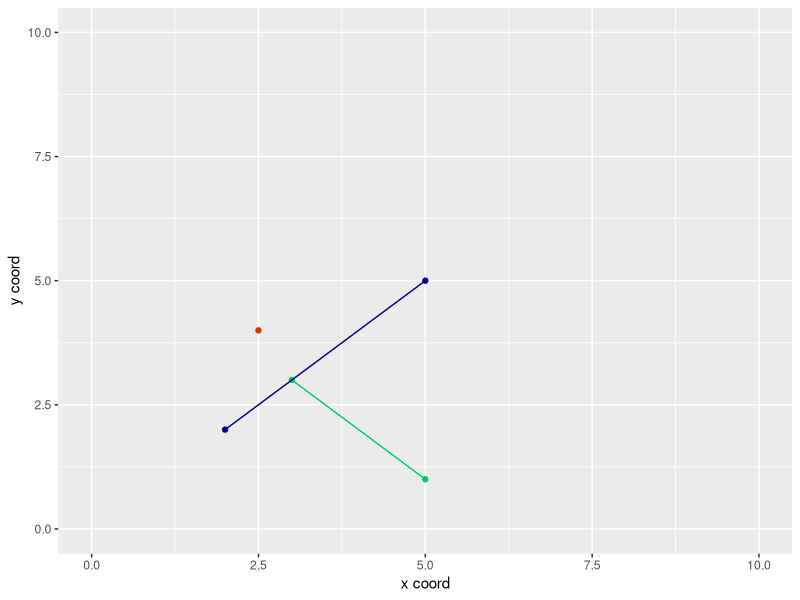

Recreate this plot in R.
setwd("~/wrk/algo/point-in-polygon/")
rm(list = ls())
library(ggplot2)
library(purrr)

# 2d vector cross product function
cross = function(a, b) {
  ## positive = b turns left if placed from head of a
  ## zero     = b does not turn, its same angle as a
  ## negative = b turns right if placed from head of a
  a[[1]] * b[[2]] - a[[2]] * b[[1]]
}

# determine if a point is on left of a line
is_on_left = function(p,s1,s2) {
  if (cross(p-s1,p-s2) > 0) return(TRUE) 
  return(FALSE)
}
# determine if a point is on right of a line
is_on_right = function(p,s1,s2) {
  if (cross(p-s1,p-s2) < 0) return(TRUE) 
  return(FALSE)
}

two.segment.intersect = function(a, b,c,d) {
  ## line segment intersection test
  # The two segments are a-b and c-d
  # Case 1: two segments lie on same line and intersect infinitely many points
  # Case 2: segments have a common vertex that is the only intersection points
  # Case 3: there is one intersection point that is not a vertex of
  #         any line segment
  stopifnot(length(a) == length(b) && length(b)== length(c) 
            && length(c) == length(d) && length(a) == 2)
  case1 = FALSE
  case2 = FALSE
  case3 = FALSE
  EPSILON = 1e-9
  # Case 1 - both line segments fall on same line and overlap
  # do vec cross product
  # sort points by x and y
  # check if other segment's point occurs before second point
  # of first segment
  if (abs(cross(b-a, d-c)) < EPSILON) {
    # sort pts
    pts = rbind(a,b,c,d) 
    pts = data.frame(pts)
    colnames(pts) = c("x","y")
    pts = pts[order(pts$y, decreasing = TRUE), ]
    pts = pts[order(pts$x, decreasing = TRUE), ]
    # check if either first two points or last two points
    # equal the points of one of the line segments
    # @NOTE: this == should be fine since we are doing equality of 
    # a float with itself, not a float with a different float 
    seg1 = rbind(a,b)
    check1 = sum(seg1 == pts[3:4,]) == 4 || sum(seg1 == pts[1:2,]) == 4
    # check if either first two points or last two points
    # equal the points of one of the line segments *in reversed order* 
    seg1 = rbind(b,a)
    check2 = sum(seg1 == pts[3:4,]) == 4 || sum(seg1 == pts[1:2,]) == 4
    if (check1 && check2 == FALSE) {
      print("case1 (overlapping segments w/ same angle) intersect detected")
    } else {
      print("case1 intersect not detected")
    }
  } else {
      print("case1 intersect not detected")
    }
  # Case 2: line segments have a common vertex that is
  # the only intersection point
  # check if a == c, a == d, b == c, or b == d
  if (sum(a == c) == 2 || sum(a == d) == 2 || sum(b == c) == 2 || sum(b == d) == 2) {
    print("case2 (shared vertex) intersect detected")
  } else {
    print("case2 intersect not detected")
  }  
  # Case 3: a--b and c--d intersect at exactly one 
  # non-vertex point 
  # a and b are on diff sides of line c--d. also points c and d are on 
  # diff sides of a line through a--b.
  check1 = (is_on_left(a, c, d) && is_on_right(b, c, d)) ||  
           (is_on_left(b, c, d) && is_on_right(a, c, d))
  check2 = (is_on_left(c, a, b) && is_on_right(d, a, b)) ||  
           (is_on_left(d, a, b) && is_on_right(c, a, b))
  if (check1 && check2) {
    print("case3 non-vertex intersect at single point")
  } else {
    print("case3 intersect not detected") 
  }
}

#######################################
# Setup the data
#######################################
xsegs1 = c(3, 5)
ysegs1 = c(3, 1)
df1 = cbind(xsegs1, ysegs1) %>% data.frame
xsegs2 = c(2, 5)
ysegs2 = c(2, 5)
df2 = cbind(xsegs2, ysegs2) %>% data.frame

xlonepoint = c(2.5)
ylonepoint = c(4)
df3 = c(xlonepoint,ylonepoint) %>% t %>% data.frame
colnames(df3) = c("xlonepoint","ylonepoint")
p = c(xlonepoint,ylonepoint)


#########################################
# which side of blue line is red 
# point on
#########################################
s1 = c(xsegs2[[1]],ysegs2[[1]])
s2 = c(xsegs2[[2]],ysegs2[[2]])
cat("Demo1: is_on_left(p,s1,s2)\nexpected = TRUE")
cat("result =", is_on_left(p,s1,s2), "\n")
cat("Demo2: is_on_right(p,s1,s2)\nexpected = FALSE")
cat("result =", is_on_right(p,s1,s2), "\n")

########################################
# intersection test
########################################
a = s1
b = s2
c = c(xsegs1[[1]],ysegs1[[1]])
d = c(xsegs1[[2]],ysegs1[[2]])
two.segment.intersect(a,b,c,d)
########################################
# Segment intersect polygon
########################################
xpoly = c(1, 1, 1, 1)
ypoly = c(1, 1, 1, 1)
#######################################
# Visualize result
#######################################
ptcol = c("1" = "springgreen3", "2" = "blue4", "3" = "orangered3")
ggplot() +
  xlim(c(0, 10)) +
  ylim(c(0, 10)) +
  layer(
    data = df1,
    mapping = aes(x = xsegs1, y = ysegs1, color = "1"),
    stat = "identity",
    position = "identity",
    geom = "path"
  ) + geom_point(aes(x = xsegs1, y = ysegs1, color = "1")) +
  geom_point(aes(x = xlonepoint, y = ylonepoint, color = "3")) +
  layer(
    data = df2,
    stat = "identity",
    position = "identity",
    geom = "path",
    mapping = aes(x = xsegs2, y = ysegs2, color = "2"),
  ) + geom_point(aes(x = xsegs2, y = ysegs2, color = "2")) +
  theme(legend.position = "none") +
  xlab("x coord") + ylab("y coord") +
  scale_color_manual(values = ptcol) 
